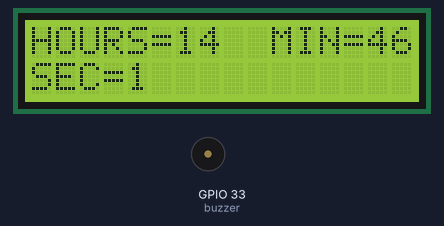
A sketch run on a simulated ESP32. Shown: 16×2 character LCD, buzzer (waves = sounding).

Above: at 0.1 s.
At 9.2 s:
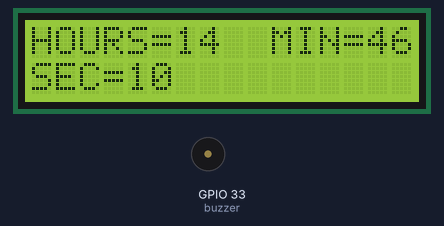
At 19.2 s:
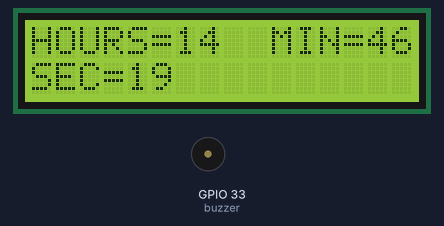
At 38.3 s:
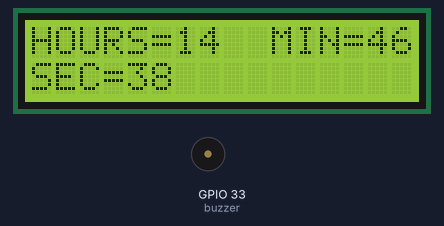
Timing chart, 0 to 39.8 s (numbered marks = the images above):
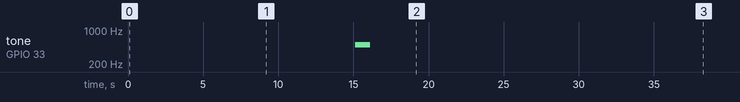

The sketch:

LCD_BUZZER.ino
```cpp
#include <LiquidCrystal.h>

int h=14,m=46,s=0;
int alarmH = 14, alarmMin = 46, alarmSec = 15;
LiquidCrystal My_LCD(19, 23, 18, 17, 16, 15);
//const int rs = 12, en = 11, d4 = 5, d5 = 4, d6 = 3, d7 = 2;
const int buzzer = 33;


String inputString = "";
boolean stringComplete = false;

void setup() {

  My_LCD.begin(16, 2);
  pinMode(buzzer, OUTPUT);

}

void loop() {

 s=s+1;
  if(s==60){
    m=m+1;
    s=0;
  }

  if(m==60){
    m=0;
    h=h+1;
  }

  My_LCD.print("HOURS=");
  My_LCD.print(h);
  My_LCD.setCursor(10,0);
  My_LCD.print("MIN=");
  My_LCD.print(m);
  My_LCD.setCursor(0,1);
  My_LCD.print("SEC=");
  My_LCD.print(s);
  delay(1000);
  My_LCD.clear();

 if((h == alarmH) && (m == alarmMin) && (alarmSec == s)){
    if((h == alarmH) && (m == alarmMin) && (alarmSec == s)){
    tone(buzzer, 500);
    delay(1000);
    noTone(buzzer);
    }

  }
}
```

Measured:
- by itself, tone on GPIO 33 (buzzer): silent → 500 Hz at 15.1 s, → silent 1.0 s later
- what the display in image 1 shows lasts 1.0 s, from 9.1 s to 10.1 s
